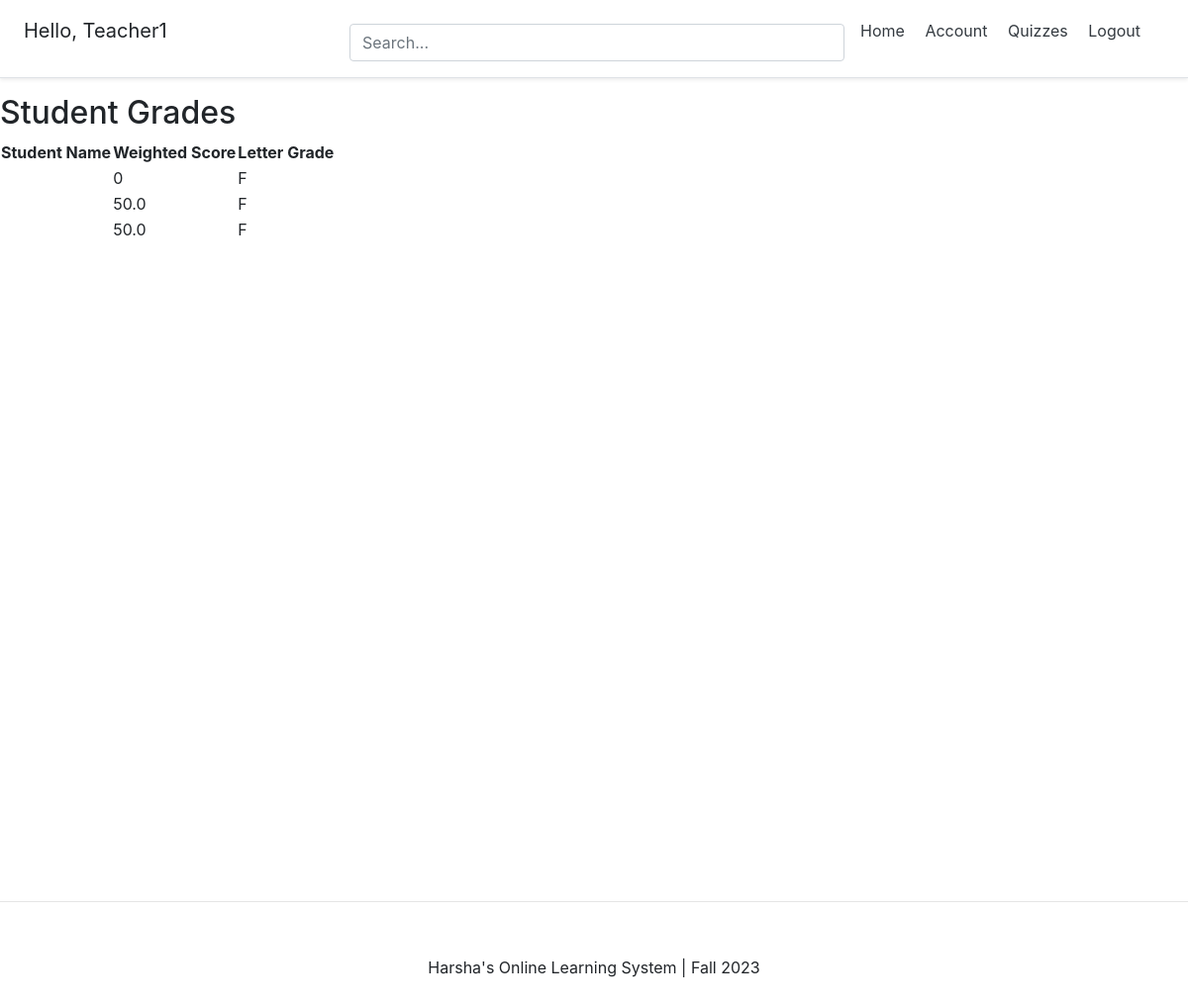
Page /quizzes/student-grades/ (signed in) on the committed database.
### account/models.py (models this page shows, shortened)
class Account(AbstractBaseUser):
	email 					= models.EmailField(verbose_name="email", max_length=60, unique=True)
	username 				= models.CharField(max_length=30, unique=True)
	date_joined				= models.DateTimeField(verbose_name='date joined', auto_now_add=True)
	last_login				= models.DateTimeField(verbose_name='last login', auto_now=True)
	is_admin				= models.BooleanField(default=False)
	is_active				= models.BooleanField(default=True)
	is_staff				= models.BooleanField(default=False)
	is_superuser			= models.BooleanField(default=False)
	is_teacher = models.BooleanField(default=False)
	USERNAME_FIELD = 'email'
	REQUIRED_FIELDS = ['username',]
	objects = MyAccountManager()

### quizzes/views.py (the view)
# urls.py: path('student-grades/', student_grades, name='student-grades'),
@login_required
def student_grades(request):
    if not request.user.is_teacher:
        return redirect('some_other_view')
    students = Account.objects.filter(is_teacher=False)
    for student in students:
        student.weighted_score = compute_weighted_score(student)
        student.letter_grade = assign_letter_grade(student.weighted_score)
    return render(request, 'student_grades.html', {'students': students})

### quizzes/views.py (called while the page is built)
def compute_weighted_score(student):
    attempts = Attempt.objects.filter(student=student)
    total_weighted_score = 0
    total_weight = 0
    for attempt in attempts:
        quiz_weight = QuizWeight.objects.get(quiz=attempt.quiz).weight
        total_questions = attempt.quiz.questions.count()
        if total_questions > 0:
            normalized_score = attempt.score / total_questions  # Normalize the score
            total_weighted_score += normalized_score * quiz_weight
        total_weight += quiz_weight
    if total_weight > 0:
        weighted_score_percentage = (total_weighted_score / total_weight) * 100
        return round(weighted_score_percentage, 2)  # Round to 2 decimal places
    else:
        return 0

def assign_letter_grade(weighted_score):
    if weighted_score >= 90:
        return 'A'
    elif weighted_score >= 80:
        return 'B'
    elif weighted_score >= 70:
        return 'C'
    elif weighted_score >= 60:
        return 'D'
    elif weighted_score < 60:
        return 'F'

### templates/student_grades.html
{% extends 'base.html' %}
{% block content %}
  <h2>Student Grades</h2>
  <table>
    <thead>
      <tr>
        <th>Student Name</th>
        <th>Weighted Score</th>
        <th>Letter Grade</th>
      </tr>
    </thead>
    <tbody>
      {% for student in students %}
        <tr>
          <td>{{ student.name }}</td>
          <td>{{ student.weighted_score }}</td>
          <td>{{ student.letter_grade }}</td>
        </tr>
      {% empty %}
        <tr>
          <td colspan="3">No students found.</td>
        </tr>
      {% endfor %}
    </tbody>
  </table>
{% endblock %}

### templates/snippets/header.html (shortened to what this page needs)
<link rel="stylesheet" href="https://cdn.jsdelivr.net/npm/bootstrap@4.4.1/dist/css/bootstrap.min.css">
<div class="d-flex flex-column flex-md-row align-items-center p-3 px-md-4 mb-3 bg-white border-bottom shadow-sm">
  <h5 class="my-0 mr-md-auto font-weight-normal">
  	{% if request.user.is_authenticated %}
  	<p>Hello, {{request.user.username}}</p>
  	{% endif %}
  </h5>
  <div class="search-bar mt-sm-2 mr-2">
  	<form method="get">
  		<input type="text" class="form-control" name="q" id="id_q" placeholder="Search...">
  	</form>
  </div>
  <nav class="my-2 my-md-0 mr-md-3">
  	{% if request.user.is_authenticated %}
  		<a class="p-2 text-dark" href="{% url 'home' %}">Home</a>
		<a class="p-2 text-dark" href="{% url 'account' %}">Account</a>
		<a class="p-2 text-dark" href="{% url 'quizzes:quiz_list' %}">Quizzes</a>
		<a class="p-2 text-dark" href="{% url 'logout' %}">Logout</a></p>
  	{% else %}
  		<a class="p-2 text-dark" href="{% url 'home' %}">Home</a>
  		<a class="p-2 text-dark" href="{% url 'login' %}">Login</a>
		<a class="btn btn-outline-primary" href="{% url 'register' %}">Register</a>
  	{% endif %}
  </nav>
</div>

### templates/snippets/header.html (style rules this page uses)
@media (min-width: 768px) { html { font-size: 16px; } }
.search-bar { max-width: 500px; width: 100%; }
form { width: 100%; }

### templates/snippets/base_css.html (style rules this page uses)
body { background-color: #FFFFFF; }

### rows in the picture
Account: user.username "Teacher1"
Account: weighted_score "0", letter_grade "F"
Account: weighted_score "50.0", letter_grade "F"
Account: weighted_score "50.0", letter_grade "F"
